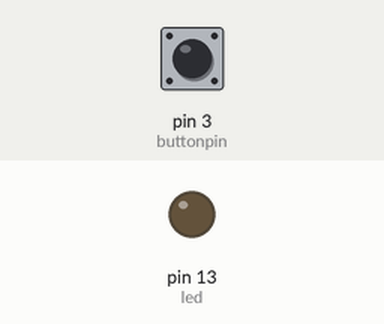
Recording of a sketch running on a simulated Arduino Uno, built with avr-gcc and run on an emulated ATmega328P. Parts: output pins drawn as LEDs (lit = HIGH). The test bench sets the inputs (shaded band); at power-on: pin 3 (buttonpin) HIGH.

Above: at 1.2 s.
1.3 s: pin 3 (buttonpin) pulled LOW for 0.15 s
At 1.37 s:
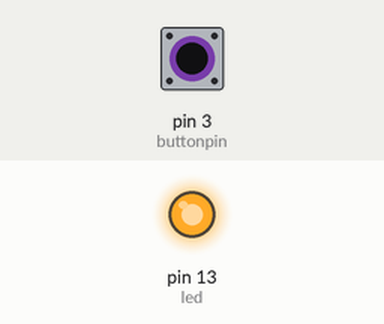
2.9 s: pin 3 (buttonpin) pulled LOW for 3.2 s
At 6.5 s:
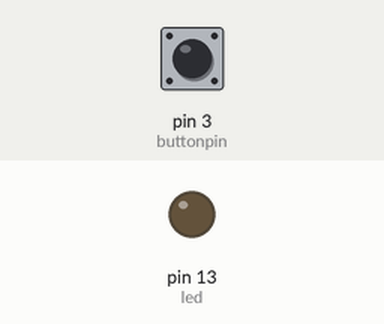
Timing chart, 0 to 8.0 s (numbered marks = the images above; inputs shaded):
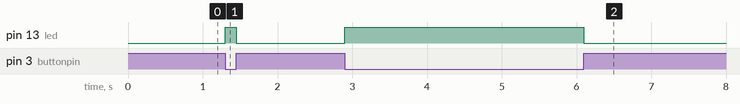

The sketch:

18.Button.ino
```cpp
int led = 13; //Define the LED pin
int buttonpin = 3; //Define the push button pin
int val; //Define a numeric variable
int ledState = LOW; //LED status variable, the initial value is off

void setup() {
  pinMode(led,OUTPUT);
  pinMode(buttonpin,INPUT);
  digitalWrite(led, ledState); //Set the initial LED state according to ledState
}

void loop() {
  val = digitalRead(buttonpin); // Read button status
  if(val==LOW) // If the button is pressed
  {
    ledState = HIGH; // Set ledState to HIGH(on)
  }
  else
  {
    ledState = LOW; // Set ledState to LOW
  }
  digitalWrite(led, ledState);
}
```

Measured:
- after the input at 1.3 s, pin 13 (led): LOW → HIGH at once, → LOW 0.15 s later
- after the input at 2.9 s, pin 13 (led): LOW → HIGH at once, → LOW 3.2 s later
